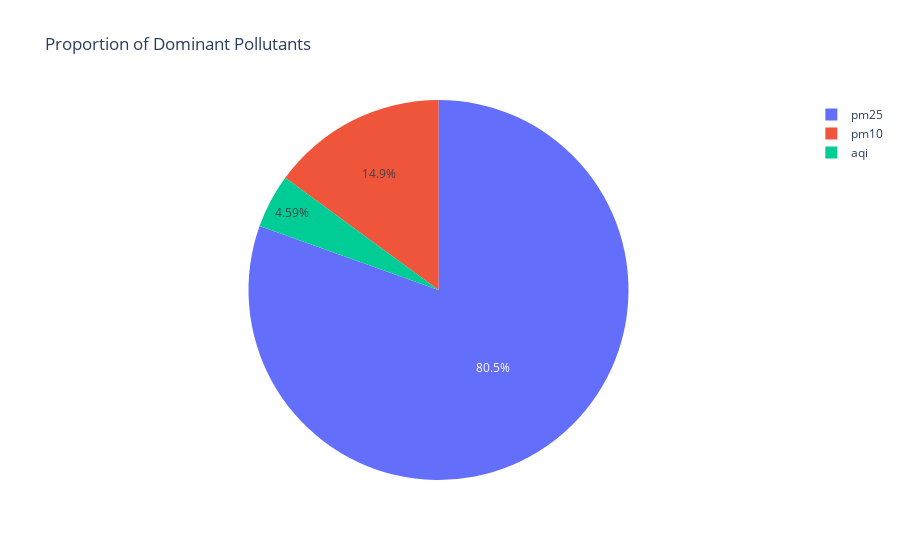

Write notebook code for a chart like this one.
### Markdown cell above
## Chất ô nhiễm chủ đạo

### Code cell
# Tính toán tần suất cho mỗi giá trị trong cột "Dominant pollutant"
pollutant_counts = df['Dominent pollutant'].value_counts()
pollutant_counts.name = "count"

# Vẽ biểu đồ tròn bằng plotly
fig = px.pie(pollutant_counts, values='count', names=pollutant_counts.index,
             title="Proportion of Dominant Pollutants")
fig.show()

### Figure 1 — Plotly figure (JSON) as saved in the notebook; plotly's stock layout.template omitted (floating-point values rounded to 4 significant figures)
{"data": [{"domain": {"x": [0, 1], "y": [0, 1]}, "hovertemplate": "index=%{label}<br>count=%{value}<extra></extra>", "labels": ["pm25", "pm10", "aqi"], "legendgroup": "", "name": "", "showlegend": true, "type": "pie", "values": [1314, 244, 75]}], "layout": {"legend": {"tracegroupgap": 0}, "title": {"text": "Proportion of Dominant Pollutants"}}}
